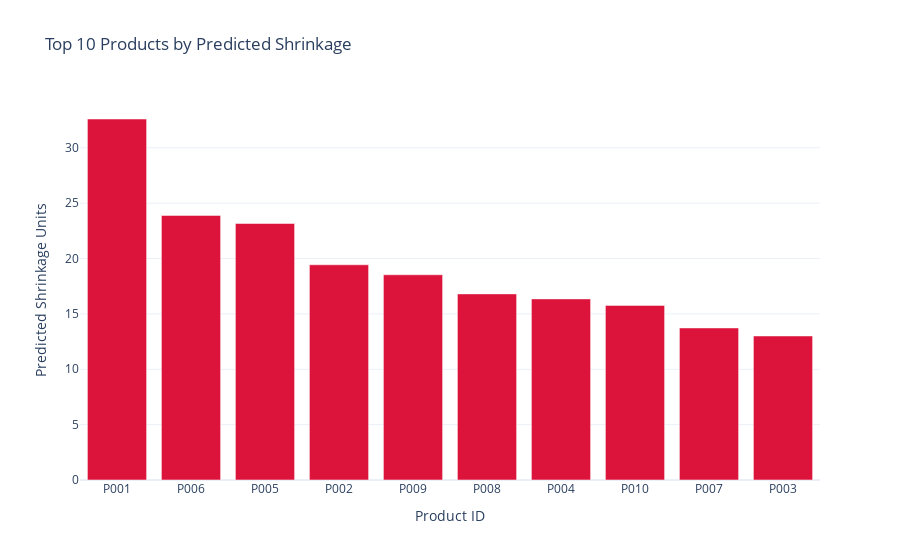
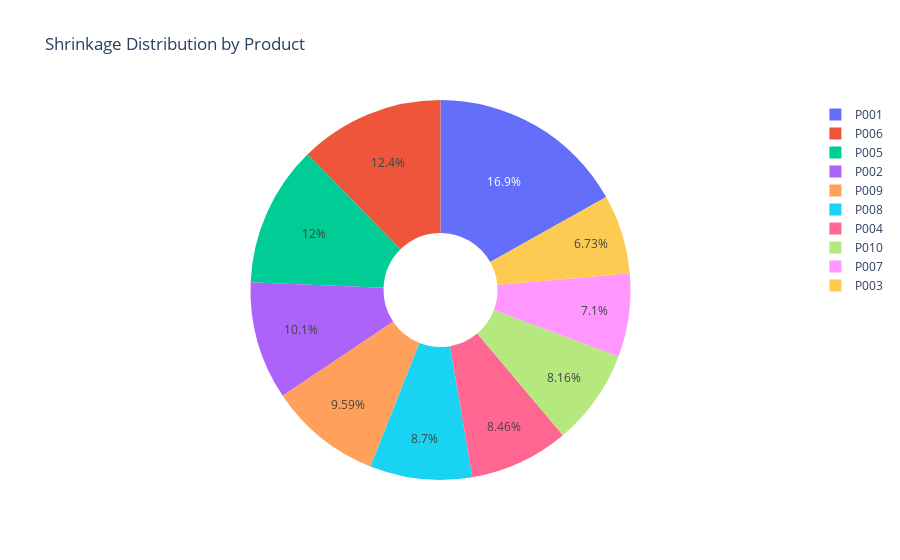

The code cell stored with these charts, in order, in its notebook:
### Code cell
import pandas as pd
import plotly.graph_objects as go
from plotly.subplots import make_subplots
from IPython.display import display, HTML

# Load your data (adjust path)
df = pd.read_csv('new_inventory_shrinkage_predictions.csv')

# KPIs
total_products = df['product_id'].nunique()
total_predicted_shrinkage = df['predicted_shrinkage'].sum()
avg_shrinkage = df['predicted_shrinkage'].mean()

# Dashboard title
display(HTML("<h1 style='text-align:center;'>Inventory Shrinkage Business Dashboard</h1>"))

# Display KPIs
print(f"Total Products: {total_products}")
print(f"Total Predicted Shrinkage Units: {total_predicted_shrinkage:.2f}")
print(f"Average Shrinkage per Product: {avg_shrinkage:.2f}")

# Bar chart for top 10 products by shrinkage
top_shrink = df.sort_values(by='predicted_shrinkage', ascending=False).head(10)

fig = go.Figure(
    data=[go.Bar(x=top_shrink['product_id'], y=top_shrink['predicted_shrinkage'], marker_color='crimson')],
    layout_title_text="Top 10 Products by Predicted Shrinkage"
)
fig.update_layout(
    xaxis_title="Product ID",
    yaxis_title="Predicted Shrinkage Units",
    template="plotly_white"
)
fig.show()

# Optional: Pie chart showing shrinkage distribution
fig2 = go.Figure(
    data=[go.Pie(labels=df['product_id'], values=df['predicted_shrinkage'], hole=.3)]
)
fig2.update_layout(title="Shrinkage Distribution by Product")
fig2.show()

### Figure 1 — Plotly figure (JSON) as saved in the notebook; plotly's stock layout.template omitted (floating-point values rounded to 4 significant figures)
{"data": [{"marker": {"color": "crimson"}, "type": "bar", "x": ["P001", "P006", "P005", "P002", "P009", "P008", "P004", "P010", "P007", "P003"], "y": [32.6, 23.89, 23.16, 19.43, 18.53, 16.81, 16.35, 15.77, 13.73, 13.01]}], "layout": {"title": {"text": "Top 10 Products by Predicted Shrinkage"}, "xaxis": {"title": {"text": "Product ID"}}, "yaxis": {"title": {"text": "Predicted Shrinkage Units"}}}}

### Figure 2 — Plotly figure (JSON) as saved in the notebook; plotly's stock layout.template omitted (floating-point values rounded to 4 significant figures)
{"data": [{"hole": 0.3, "labels": ["P001", "P002", "P003", "P004", "P005", "P006", "P007", "P008", "P009", "P010"], "type": "pie", "values": [32.6, 19.43, 13.01, 16.35, 23.16, 23.89, 13.73, 16.81, 18.53, 15.77]}], "layout": {"title": {"text": "Shrinkage Distribution by Product"}}}
